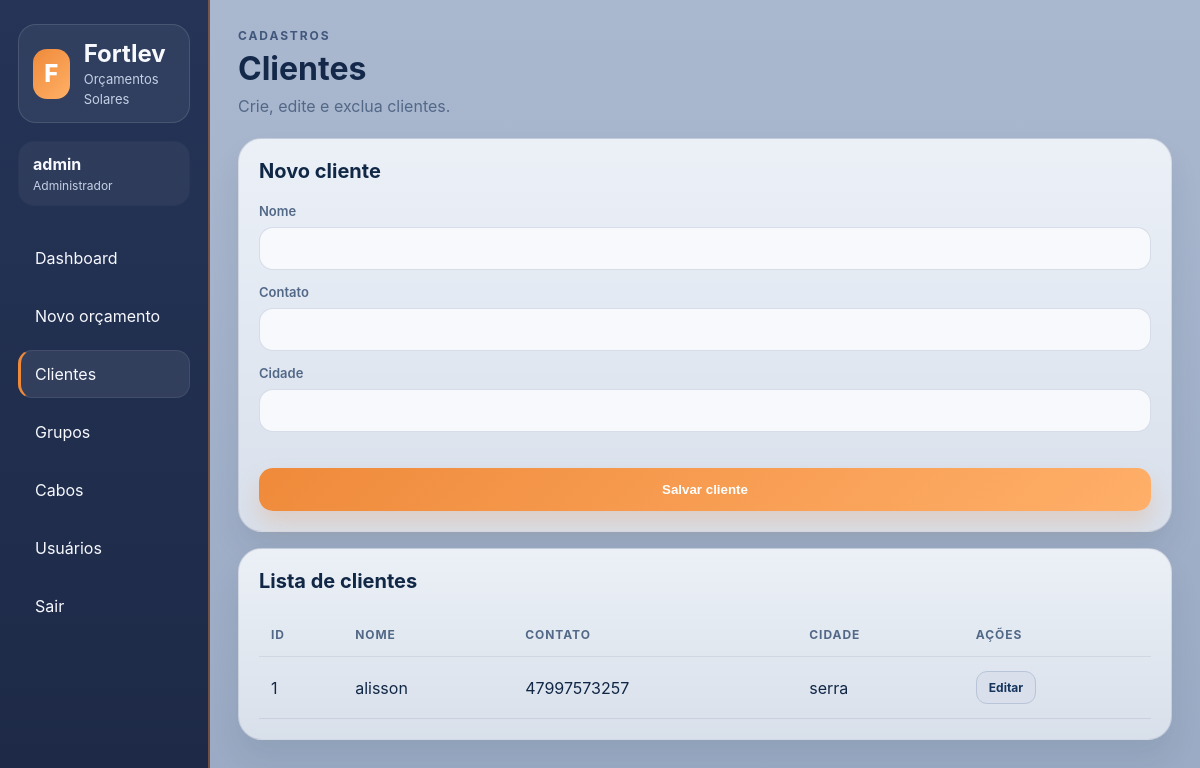
The app's page /clientes (signed in) with its own data.
### tables this page shows
CREATE TABLE clientes (
            id INTEGER PRIMARY KEY AUTOINCREMENT,
            nome TEXT NOT NULL,
            contato TEXT,
            cidade TEXT,
            created_at TEXT,
            updated_at TEXT
        );

### app.py (the view, shortened to what this page needs)
@app.route('/clientes', methods=['GET', 'POST'])
@login_required
def clientes():
    conn = get_db()
    rows = conn.execute('SELECT * FROM clientes ORDER BY id DESC').fetchall()
    conn.close()
    return render_template('clientes.html', clientes=rows)

### app.py (called while the page is built)
def get_db():
    if DATABASE_URL:
        return PostgresCompatConnection(DATABASE_URL)
    conn = sqlite3.connect(DB_PATH)
    conn.row_factory = sqlite3.Row
    return conn

def login_required(view):
    @wraps(view)
    def wrapped(*args, **kwargs):
        if not session.get('user_id'):
            return redirect(url_for('login'))
        return view(*args, **kwargs)
    return wrapped

@app.context_processor
def inject_current_user():
    return {
        'current_user': SimpleNamespace(
            id=session.get('user_id'),
            username=session.get('username'),
            role=session.get('role')
        )
    }

### templates/clientes.html (shortened to what this page needs)
{% extends "base.html" %}{% block content %}<div class="page-header"><div><span class="eyebrow">Cadastros</span><h2>Clientes</h2><p>Crie, edite e exclua clientes.</p></div></div><section class="panel"><div class="panel-head"><h3>Novo cliente</h3></div><form method="POST" class="form-grid two-columns"><div class="field"><label>Nome</label><input name="nome" required></div><div class="field"><label>Contato</label><input name="contato"></div><div class="field"><label>Cidade</label><input name="cidade"></div><div class="field footer-actions"><button class="primary-btn" type="submit">Salvar cliente</button></div></form></section><section class="panel mt-16"><div class="panel-head"><h3>Lista de clientes</h3></div><div class="table-wrap"><table class="data-table"><thead><tr><th>ID</th><th>Nome</th><th>Contato</th><th>Cidade</th><th>Ações</th></tr></thead><tbody>{% for c in clientes %}<tr><td>{{ c.id }}</td><td>{{ c.nome }}</td><td>{{ c.contato or '-' }}</td><td>{{ c.cidade or '-' }}</td><td><details><summary class="mini-btn outline">Editar</summary></details></td></tr>{% else %}<tr><td colspan="5" class="empty-state">Nenhum cliente cadastrado.</td></tr>{% endfor %}</tbody></table></div></section>{% endblock %}

### static/style.css (style rules this page uses)
* { box-sizing: border-box; }
:root { --bg:#07111f; --line:rgba(255,255,255,0.08); --text:#e9f0fb; --muted:#93a4c4; --blue:#4f8cff; --green:#35d07f; --red:#ff607c; --yellow:#f3c75f; --purple:#a67cff; }
body { margin:0; background:radial-gradient(circle at top, #13284a 0%, #07111f 42%); color:var(--text); font-family:Inter, Arial, sans-serif; }
.page-header { display:flex; justify-content:space-between; align-items:flex-start; gap:16px; margin-bottom:22px; }
.page-header h2 { margin:5px 0 8px; font-size:32px; }
.page-header p { margin:0; color:var(--muted); }
.eyebrow { color:#88b1ff; text-transform:uppercase; letter-spacing:.14em; font-size:12px; font-weight:700; }
.panel { background:linear-gradient(180deg, rgba(16,32,58,.95), rgba(10,20,39,.95)); border:1px solid var(--line); border-radius:24px; padding:20px; box-shadow:0 18px 38px rgba(0,0,0,.22); }
.panel-head { display:flex; justify-content:space-between; gap:14px; align-items:center; margin-bottom:16px; }
.panel-head h3 { margin:0 0 4px; font-size:20px; }
.primary-btn, .secondary-btn, .mini-btn, .group-btn, .icon-btn { border:none; cursor:pointer; text-decoration:none; display:inline-flex; align-items:center; justify-content:center; }
.primary-btn { background:linear-gradient(135deg, var(--blue), #7ca9ff); color:#fff; padding:14px 18px; border-radius:14px; font-weight:700; box-shadow:0 12px 24px rgba(79,140,255,.2); }
.form-grid { display:grid; gap:14px; }
.two-columns { grid-template-columns:repeat(2, minmax(0,1fr)); }
.field { display:flex; flex-direction:column; gap:8px; }
.field label { font-size:13px; color:var(--muted); font-weight:600; }
.field input, .field select { width:100%; background:rgba(255,255,255,.04); color:var(--text); border:1px solid var(--line); border-radius:14px; padding:13px 14px; outline:none; }
.table-wrap { width:100%; overflow:auto; }
.data-table { width:100%; border-collapse:collapse; min-width:760px; }
.data-table th, .data-table td { padding:14px 12px; border-bottom:1px solid var(--line); text-align:left; }
.data-table th { color:#8aa0c6; font-size:12px; text-transform:uppercase; letter-spacing:.08em; }
.mini-btn { padding:8px 12px; border-radius:11px; font-size:12px; font-weight:700; color:#fff; white-space:nowrap; }
.mini-btn.outline { background:transparent; border:1px solid var(--line); color:#d6def0; }
.footer-actions { display:flex; justify-content:flex-end; margin-top:22px; }
.mt-16 { margin-top:16px; }
@media (max-width:1200px) { .dashboard-cards, .top-form-grid, .calc-grid, .dashboard-grid, .two-columns, .selector-grid { grid-template-columns:1fr; } }
details summary { list-style:none }
:root { --bg:#a8b6cf;--bg-soft:#b6c4da;--panel:#d9dee9;--panel-2:#eef2f8;--text:#10233f;--muted:#4c5f7f;--line:rgba(16,35,63,.12);--blue:#1d3e73;--blue-2:#284f90;--orange:#ef8a3a;--green:#1c9c66;--red:#c85a67;--purple:#6a67b8; }
body { background:linear-gradient(180deg,#aab8cf 0%,#9aaac4 100%);color:var(--text); }
.page-header h2 { color:#142849; }
.page-header p,.eyebrow { color:#41577c; }
.eyebrow { letter-spacing:.16em; }
.panel,.stat-card,.summary-line,.login-card { background:linear-gradient(180deg,rgba(238,242,248,.97),rgba(218,225,236,.97));border-color:rgba(16,35,63,.1);box-shadow:0 18px 30px rgba(18,32,56,.08); }
.panel-head h3,.stat-card strong,.summary-line strong,.data-table td,.data-table th,.field input,.field select { color:#112746; }
.field label,.summary-line span,.data-table th,small,.page-header p { color:#526887; }
.primary-btn { background:linear-gradient(135deg,var(--orange),#ffaf69);box-shadow:0 12px 22px rgba(239,138,58,.22); }
.secondary-btn,.icon-btn,.group-btn,.mini-btn.outline { background:rgba(255,255,255,.55);color:#17345d;border:1px solid rgba(16,35,63,.12); }
.field input,.field select,.money-input,.styled-inline-input,.custom-name,.inline-edit-form input,.inline-edit-form select { background:#f7f9fc!important;border:1px solid rgba(29,62,115,.15)!important;color:#112746!important; }
.data-table th,.data-table td { border-bottom:1px solid rgba(16,35,63,.08); }
.mini-btn { font-weight:700;border-width:1px; }
.mini-btn.outline,.mini-btn.outline.darker { background:#d9e0ec;color:#17345d;border-color:#b8c4d8; }

### records on screen
clientes: id "1", nome "alisson", contato "47997573257", cidade "serra"

### other values on screen
{{ current_user.username }} "admin"
{{ 'Administrador' if current_user.role == 'admin' else 'Usuário' }} "Administrador"
